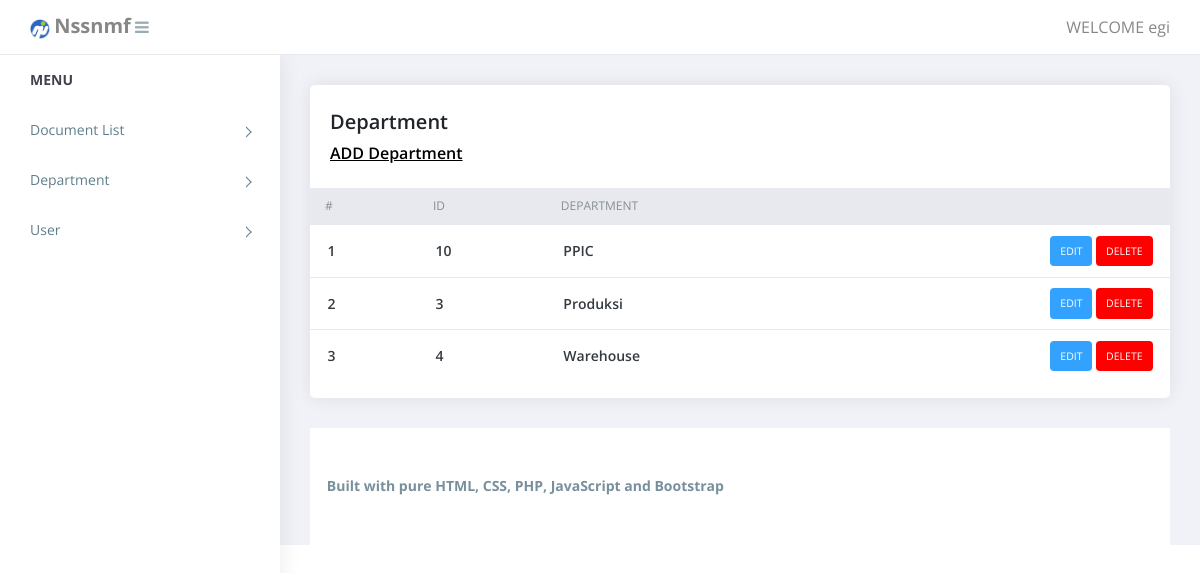
Screenshot of /departments.php (signed in) with the database file from the repository.
### tables this page shows
CREATE TABLE `tbl_department` (
  `Id_department` int(11) NOT NULL,
  `Nama_department` varchar(255) NOT NULL
);

### departments.php (the view, shortened to what this page needs)
<?php
require('top.inc.php');
$sql="select * from tbl_department order by Nama_department asc";
$res=mysqli_query($con,$sql);
?>
<div class="content pb-0">
	<div class="orders">
	   <div class="row">
		  <div class="col-xl-12">
			 <div class="card">
				<div class="card-body">
				   <h4 class="box-title">Department </h4>
				   <h4 class="box-link"><a href="manage_department.php">ADD Department</a> </h4>
				</div>
				<div class="card-body--">
				   <div class="table-stats order-table ov-h">
					  <table class="table ">
						 <thead>
							<tr>
							   <th class="serial">#</th>
							   <th>ID</th>
							   <th>Department</th>
							   <th></th>
							</tr>
						 </thead>
						 <tbody>
							<?php
							$i=1;
							while($row=mysqli_fetch_assoc($res)){?>
							<tr>
							   <td class="serial"><?php echo $i++?></td>
							   <td><?php echo $row['Id_department']?></td>
							   <td><?php echo $row['Nama_department']?></td>
							   <td>
								<?php
								echo "<span class='badge badge-edit'><a href='manage_department.php?id=".$row['Id_department']."'>Edit</a></span>&nbsp;";
								echo "<span class='badge badge-delete'><a href='?type=delete&id=".$row['Id_department']."'>Delete</a></span>";
								?>
							   </td>
							</tr>
							<?php } ?>
						 </tbody>
					  </table>
				   </div>
				</div>
			 </div>
		  </div>
	   </div>
	</div>
</div>
<?php
require('footer.inc.php');
?>

### assets/css/style.css (style rules this page uses)
body { display: table; font-family: open sans, sans-serif; font-size: 16px; width: 100% }
a, button { text-decoration: none; outline: none!important; color: #878787; -webkit-transition: all .25s ease; transition: all .25s ease }
h1, h2, h3, h4, h5, h6 { margin: 0 }
.pb-0 { padding-bottom: 0 }
.ov-h { overflow: hidden }
.order-table { position: relative }
.order-table:after, .order-table:before { content: ""; position: absolute; top: 0; height: 37px; width: 10px; background: #e8e9ef }
.order-table:after { right: -1px }
.order-table:before { left: -1px }
.order-table tr th { background: #e8e9ef }
.order-table tr td:last-child, .order-table tr th:last-child { text-align: right }
.order-table tr:last-child td { border: none }
.order-table .badge { color: #fff; padding: 10px; text-transform: uppercase; font-weight: 400 }
.order-table .badge-delete { background: #FF0000 }
.order-table .badge-edit { background: #33A2FF }
.content { float: left; padding: 1.875em; width: 100% }
.card { margin-bottom: 1.875em; border-radius: 5px; padding: 0; border: 0 solid transparent; -webkit-box-shadow: 0 0 20px rgba(0, 0, 0, .08); box-shadow: 0 0 20px rgba(0, 0, 0, .08) }
.card .box-title { font-weight: 600; font-size: 20px; padding: 5px 0 }
.card .card-body { float: left; padding: 1.25em; position: relative; width: 100% }
.card h4 { font-size: 1.1rem }
.table-stats table { font-family: open sans }
.table-stats table th, .table-stats table td { border: none; border-bottom: 1px solid #e8e9ef; color: #868e96; font-size: 12px; font-weight: 400; padding: .75em 1.25em; text-transform: uppercase }
.table-stats table td { color: #343a40; font-size: 14px; font-weight: 600; text-transform: capitalize; vertical-align: middle }
@media (max-width:1368px) { .card-body { padding: 15px } }
.card .box-link { font-weight: 600; font-size: 16px; padding: 5px 0 }
.card .box-link a { color:#000; text-decoration:underline; }
.badge a { color:#fff; }

### rows the page displays
tbl_department: Id_department "10", Nama_department "PPIC"
tbl_department: Id_department "3", Nama_department "Produksi"
tbl_department: Id_department "4", Nama_department "Warehouse"

### other values shown
$_SESSION['ADMIN_USERNAME'] "egi"
